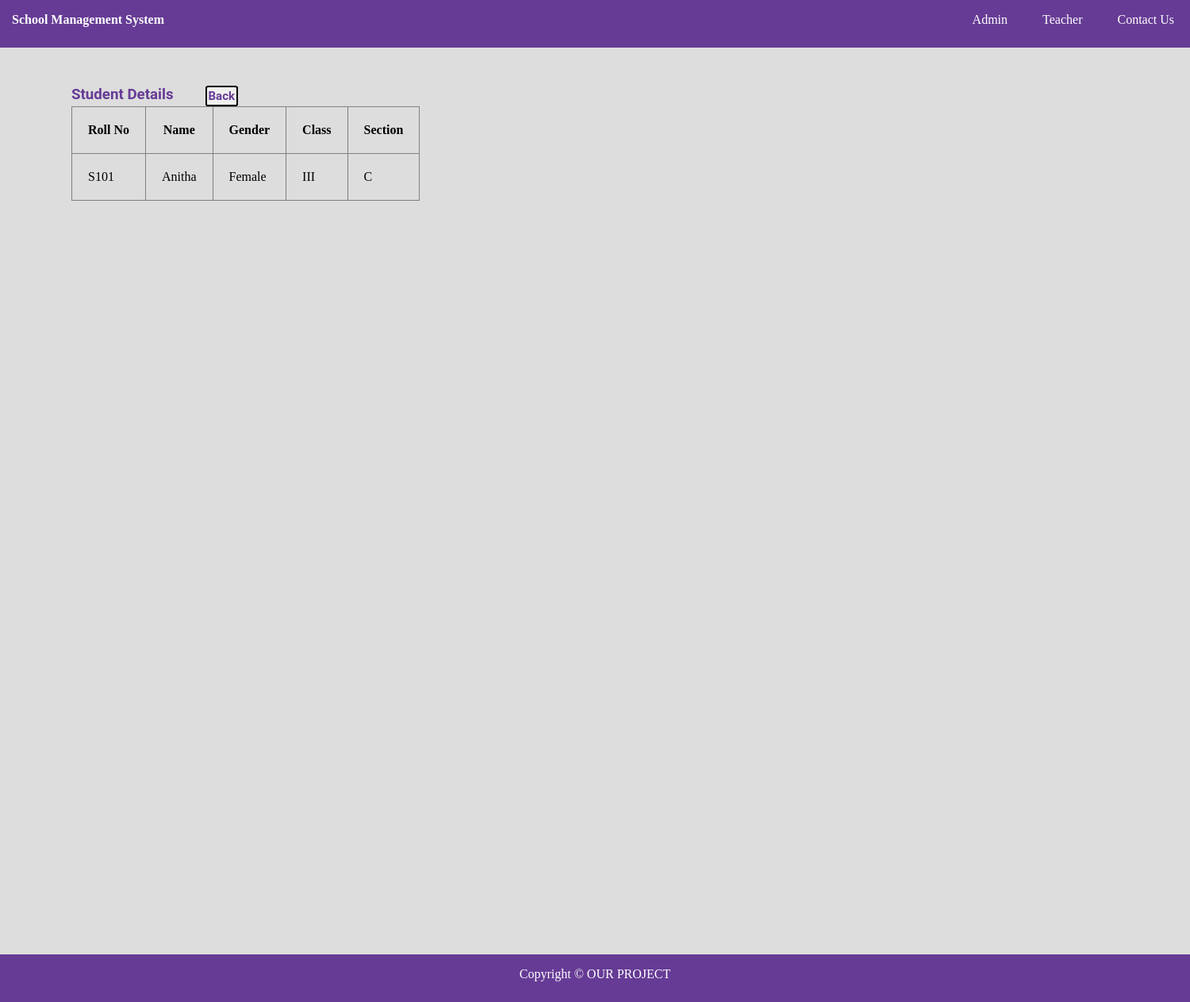
Page /studentdetails.php?class=III on the committed database.
### tables this page shows
CREATE TABLE IF NOT EXISTS `student` (
  `ID` int(11) NOT NULL AUTO_INCREMENT,
  `RNO` varchar(150) NOT NULL,
  `NAME` varchar(150) NOT NULL,
  `FNAME` varchar(150) NOT NULL,
  `DOB` varchar(150) NOT NULL,
  `GEN` varchar(150) NOT NULL,
  `PHO` varchar(150) NOT NULL,
  `MAIL` varchar(150) NOT NULL,
  `ADDR` text NOT NULL,
  `SCLASS` varchar(150) NOT NULL,
  `SSEC` varchar(150) NOT NULL,
  `SIMG` varchar(150) NOT NULL,
  `TID` int(11) NOT NULL,
  PRIMARY KEY (`ID`)
);

### studentdetails.php (the view, shortened to what this page needs)
<?php
	include"database.php";
?>
<!DOCTYPE html>
<html>
	<head>
		<link rel="stylesheet" type="text/css" href="css/style.css">
	</head>
	<body>
		<?php include"navbar.php";?><br>
        <div id="section">
        <div class="content">
                    <h3 style="display:inline"> Student Details</h3>
                    <input type="button" value="Back" style ="margin-right: 740px; font-family: roboto; font-size:15px; border: 2px solid black;border-radius:10%; padding: 2px; float:right; font-weight:bold; color: #663b95;" onClick="history.back(-1)"/>
    <table border="1px" >
						<tr>
							<th>Roll No</th>
							<th>Name</th>
							<th>Gender</th>
							<th>Class</th>
                            <th>Section</th>
						</tr>
						<?php
                            $class = $_GET["class"];
							$s="select * from student where SCLASS = '$class'";
							$res=$db->query($s);
							if($res->num_rows>0)
							{
								while($r=$res->fetch_assoc())
								{
									echo"
										<tr>
											<td>{$r["RNO"]}</td>
											<td>{$r["NAME"]}</td>
											<td>{$r["GEN"]}</td>
											<td>{$r["SCLASS"]}</td>
											<td>{$r["SSEC"]}</td>
										</tr>
									";
								}
							}
							else
							{
								echo "No Record Found";
							}
						?>
					</table>
                    </div>
        </div>
        <?php include"footer.php";?>
</body>
</html>

### css/style.css (style rules this page uses)
* { padding:0px; margin:0px; }
html { background:#dddddd; }
h1,h2,h3,h4,h5,h6,label { font-family:roboto; color:#663b95; }
#section { height:auto; width:1400px; margin-left:90px; font-family:cambria; }
.content { margin-top:30px; height:auto; width:950px; float:left; }
tr,td,th { padding:20px; }
table { border-collapse:collapse; }

### rows in the picture
student: RNO "S101", NAME "Anitha", GEN "Female", SCLASS "III", SSEC "C"
